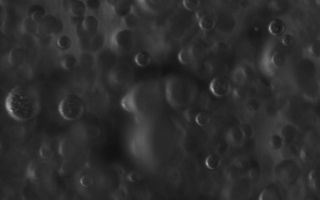
#> input picture data/train/train_00000.png, 320 x 200 px; its folder holds 4 pictures in this run
$ jupyter execute --allow-errors subpixel_orioentation.ipynb   (shell and % lines are left out)   (older library calls are emulated)
#> lines starting #> are read from the running program, lines starting #| are printed output that depends on the picture
### shapes.py
from numpy import sqrt, pi
from numbers import Number


"""
Coordinate system is:
.-–-> y
|
|
v
x
"""


class Circle:
    # [4 lines left out: function __init__, not called in this run]

    def area(self):
        return pi*self.radius**2


class Rectangle:
    def __init__(self, xmin=0, ymin=0, xmax=0, ymax=0):
        self.xmax = xmax
        self.ymax = ymax
        self.xmin = xmin
        self.ymin = ymin

        self.height = self.ymax - self.ymin
        self.width = self.xmax - self.xmin

    # [10 lines left out: function by_width_height, not called in this run]

    def by_center_width_height(self, xcent, ycent, width, height):
        self.xmin = xcent - width / 2
        self.ymin = ycent - height / 2
        self.xmax = xcent + width / 2
        self.ymax = ycent + height / 2

        self.height = height
        self.width = width

    # [17 lines left out: functions __eq__, __ne__, not called in this run]


class Point:
    def __init__(self,
                 x: Number,
                 y: Number,
                 frame: int = None,
                 is_fit_result: bool = False) -> object:
        self.x = x
        self.y = y
        self.frame = frame
        self.is_fit_result = is_fit_result

    # [18 lines left out: functions __mul__, __rmul__, __add__, not called in this run]

    def __sub__(self, other):
        return Point(self.x - other.x, self.y - other.y)

    def __eq__(self, other):
        return self.x == other.x and self.y == other.y

    def __ne__(self, other):
        return self.x != other.x and self.y != other.y

    def __hash__(self):
        return hash((self.x, self.y))

    def get_coord(self, dtype=None):
        if dtype == "int":
            return int(self.x), int(self.y)
        else:
            return self.x, self.y

    def has_negative_coord(self):
        return self.x < 0 or self.y < 0


# [5 lines left out: function circle_to_rectangle, not called in this run]


class Line:
    def __init__(self, direction, point, n_samples=10):
        self.direction = direction
        self.point = point


class CalibBubble:
    # [5 lines left out: function __init__, not called in this run]

### subpixel_orioentation.ipynb
[cell 1]
import sys
sys.path.append("/Users/Habib/Google Drive/Uni Heidelberg/12 SS 2018/Masterarbeit/")

[cell 2]
import numpy as np
import cv2
import matplotlib.pyplot as plt
import matplotlib.cm as cm
from skimage.feature import peak_local_max
from copy import deepcopy
import matplotlib.patches as patches
from mpl_toolkits.mplot3d import Axes3D
import os
from scipy.ndimage.filters import gaussian_filter
from scipy.ndimage.interpolation import zoom
from skimage.feature import structure_tensor, structure_tensor_eigvals
from skimage import exposure
from scipy.misc import imresize

[cell 3]
from shapes import *
from detect_bubbles import *
from evaluate import *

[cell 4]
train_dir = "data/train/"
train_img_read = [cv2.imread(os.path.join(train_dir, filename), 0) for filename in os.listdir(train_dir)
            if filename.endswith(".png")]
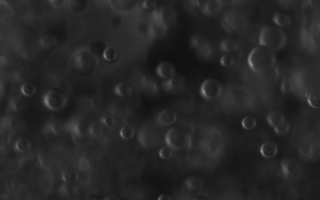
#> input picture data/train/train_00001.png, 320 x 200 px
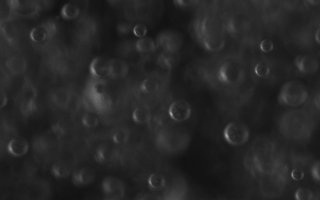
#> input picture data/train/train_00002.png, 320 x 200 px
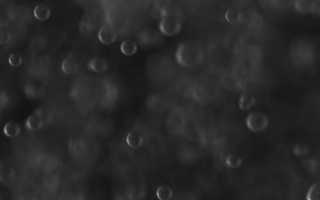
#> input picture data/train/train_00003.png, 320 x 200 px

[cell 5]
mess = cv2.imread("/Users/Habib/Google Drive/Uni Heidelberg/11 WS 2017-2018/Masterarbeit/Messungen/Reihe_16/acA1920-155um__21836660__20180418_153328495_0052.bmp", 0)
mess2 = cv2.imread("/Users/Habib/Google Drive/Uni Heidelberg/11 WS 2017-2018/Masterarbeit/Messungen/Reihe_16/acA1920-155um__21836660__20180418_153328495_0627.bmp", 0)
one = cv2.imread("data/one_mess.png", 0)
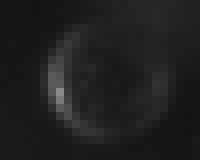
#> input picture data/one_mess.png, 25 x 20 px (shown 8 times larger)
#> one is the input picture: shape (20, 25); min 20, max 137, mean 31.4

[cell 6]
mess_small = [cv2.imread( os.path.join("data", filename), 0) for filename in os.listdir("data") if filename.endswith("png")]

[cell 7]
def show(Axx, Axy, Ayy):
    plt.figure(figsize=(12,12))
    plt.subplot(221)
    plt.imshow(Axx)#, vmax=.8)
    plt.colorbar()
    plt.subplot(222)
    plt.imshow(Ayy)#, vmax=.8)
    plt.colorbar()
    plt.subplot(223)
    plt.imshow(Axy)#, vmax=.8)
    plt.colorbar()

[cell 8]
def show2(Axx, Axy):
    plt.figure(figsize=(12,12))
    plt.subplot(221)
    plt.imshow(Axx)#, vmax=.8)
    plt.colorbar()
    plt.subplot(222)
    plt.imshow(Axy)#, vmax=.8)
    plt.colorbar()

[cell 9]
r1 = Rectangle(1,3, 4,6)
r2 = Rectangle(3,5, 5,7)
r3 = Rectangle(1,1, 2,2)

[cell 10]
rr = Rectangle()

[cell 11]
rr.by_center_width_height(15,10, 1,1)

[cell 12]
fig,ax = plt.subplots(1)
fig.set_size_inches(24,24)
#one[rr.ymin, rr.xmin] = 0
ax.imshow(one)

# [6 lines of commented-out code are left out]
rect = patches.Rectangle(xy=(rr.xmin, rr.ymin), width=rr.width, height=rr.height, color='r', fill=False)
ax.add_patch(rect)
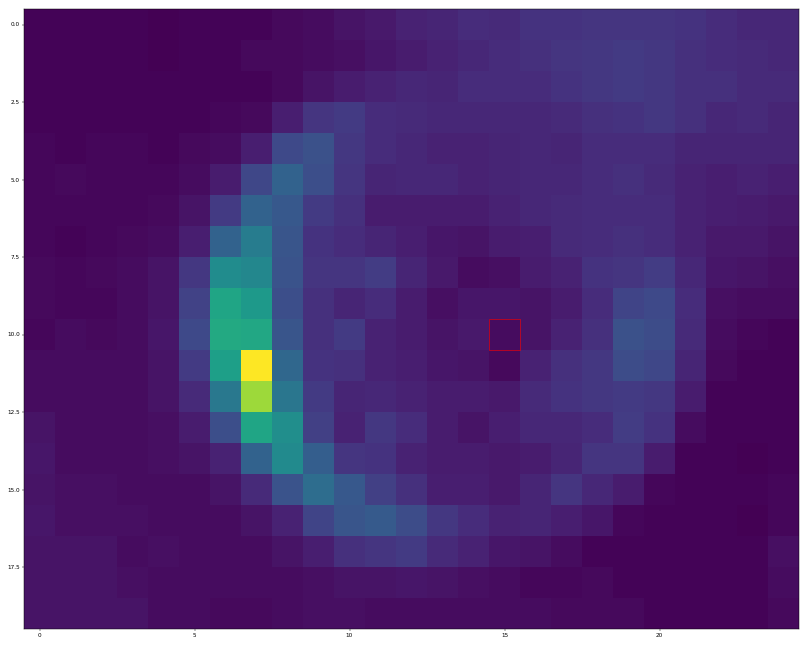
#> figure drawn by matplotlib, 1 panel

[cell 13]
one.min()
#> Out = 20

[cell 14]
plt.imshow(one)
plt.colorbar()
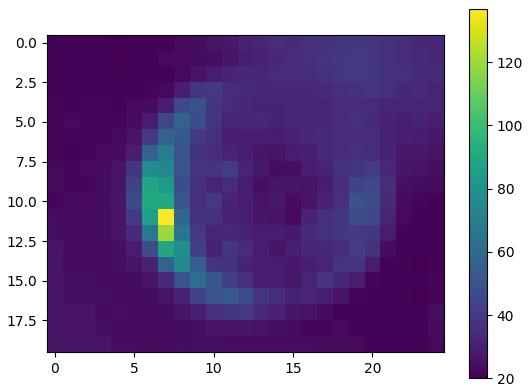
#> figure drawn by matplotlib, 2 panels

[cell 15]
lm = peak_local_max(one, threshold_abs=100)[0]
#> lm = [11, 7]
loc_max = Point(lm[0], lm[1])
#> in __init__, `self.x = x`: self.x = 11
#> in __init__, `self.y = y`: self.y = 7
loc_max.get_coord()
#> Out = (11, 7)

[cell 16]
size = 31
xx = np.linspace(0,10, size)
yy = np.linspace(0,10, size)
XX, YY = np.meshgrid(xx, yy)
#> (the rest of this cell did not finish here and is left out)

#> (a cell that did not finish here is left out)

[cell 18]
one_pad = np.pad(one, (30, 30), mode="edge")
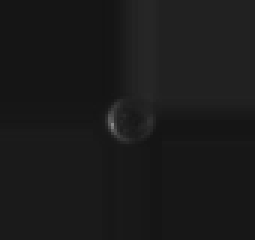
#> one_pad: shape (80, 85) (shown 3 times larger); min 20, max 137, mean 26.1
lm_pad = peak_local_max(one_pad, threshold_abs=100)[0]
#> lm_pad = [41, 37]
loc_max_pad = Point(lm_pad[0], lm_pad[1])
